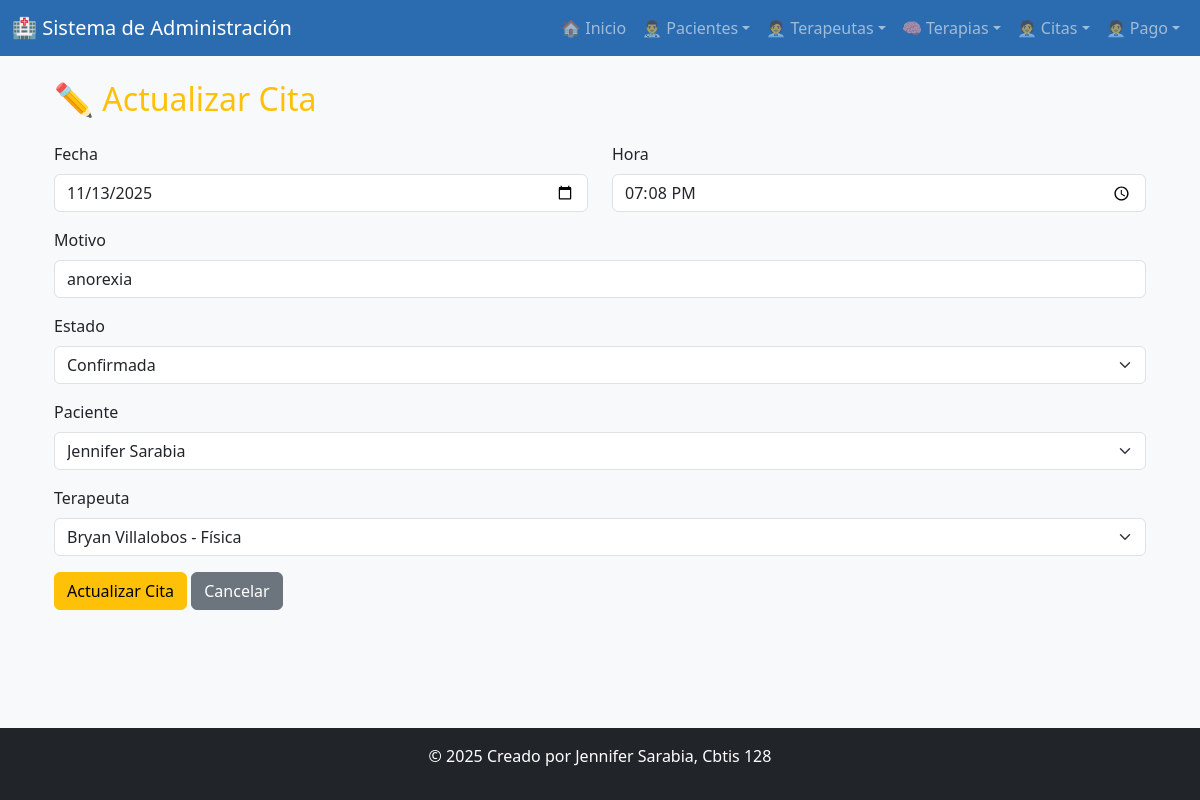
Screenshot of /actualizar_cita/3/ with the database file from the repository.
### app_paciente/models.py (models this page shows, shortened)
class Cita(models.Model):
    fecha = models.DateField()
    hora = models.TimeField()
    motivo = models.CharField(max_length=200)
    estado = models.CharField(max_length=50, choices=[
        ('pendiente', 'Pendiente'),
        ('confirmada', 'Confirmada'),
        ('cancelada', 'Cancelada'),
        ('finalizada', 'Finalizada'),
    ])
    paciente = models.ForeignKey('Paciente', on_delete=models.CASCADE)
    terapeuta = models.ForeignKey('Terapeuta', on_delete=models.CASCADE)

class Paciente(models.Model):
    nom_pac = models.CharField(max_length=100)
    ape_pac = models.CharField(max_length=100)
    edad_pac = models.PositiveIntegerField()
    genero_pac = models.CharField(max_length=20)
    tel_pac = models.CharField(max_length=15)
    correo_pac = models.EmailField(max_length=80, unique=True)
    direccion_pac = models.CharField(max_length=120)
    fecha_reg_pac = models.DateTimeField(auto_now_add=True)

class Terapeuta(models.Model):
    nom_tep = models.CharField(max_length=100)
    ape_tep = models.CharField(max_length=100)
    especialidad_tep = models.CharField(max_length=100, choices=[
        ('Física', 'Física'),
        ('Psicológica', 'Psicológica'),
        ('Ocupacional', 'Ocupacional'),
        ('Lenguaje', 'Lenguaje'),
        ('Otra', 'Otra'),
    ])
    tel_tep = models.CharField(max_length=15)
    correo_tep = models.EmailField(max_length=80, unique=True)
    horario_tep = models.CharField(max_length=50, default='Lunes a Viernes')
    experiencia_tep = models.PositiveIntegerField(help_text="Años de experiencia")

### app_paciente/views.py (the view, shortened to what this page needs)
# urls.py: path('actualizar_cita/<int:id>/', views.actualizar_cita, name='actualizar_cita'),
def actualizar_cita(request, id):
    cita = get_object_or_404(Cita, id=id)
    pacientes = Paciente.objects.all()
    terapeutas = Terapeuta.objects.all()
    return render(request, 'citas/actualizar_cita.html', {
        'cita': cita,
        'pacientes': pacientes,
        'terapeutas': terapeutas
    })

### app_paciente/templates/citas/actualizar_cita.html (shortened to what this page needs)
{% extends 'base.html' %}
{% block content %}
<div class="container mt-4">
  <h2 class="mb-4 text-warning">✏️ Actualizar Cita</h2>
  <form method="post">
    <div class="row mb-3">
      <div class="col-md-6">
        <label for="fecha" class="form-label">Fecha</label>
        <input type="date" id="fecha" name="fecha" class="form-control" value="{{ cita.fecha|date:'Y-m-d' }}" required>
      </div>
      <div class="col-md-6">
        <label for="hora" class="form-label">Hora</label>
        <input type="time" id="hora" name="hora" class="form-control" value="{{ cita.hora|time:'H:i' }}" required>
      </div>
    </div>
    <div class="mb-3">
      <label for="motivo" class="form-label">Motivo</label>
      <input type="text" id="motivo" name="motivo" class="form-control" value="{{ cita.motivo }}" required>
    </div>
    <div class="mb-3">
      <label for="estado" class="form-label">Estado</label>
      <select id="estado" name="estado" class="form-select">
        <option value="confirmada" {% if cita.estado == 'confirmada' %}selected{% endif %}>Confirmada</option>
      </select>
    </div>
    <div class="mb-3">
      <label for="paciente" class="form-label">Paciente</label>
      <select id="paciente" name="paciente" class="form-select">
        {% for p in pacientes %}
          <option value="{{ p.id }}" {% if p.id == cita.paciente.id %}selected{% endif %}>
            {{ p.nom_pac }} {{ p.ape_pac }}
          </option>
        {% endfor %}
      </select>
    </div>
    <div class="mb-3">
      <label for="terapeuta" class="form-label">Terapeuta</label>
      <select id="terapeuta" name="terapeuta" class="form-select">
        {% for t in terapeutas %}
          <option value="{{ t.id }}" {% if t.id == cita.terapeuta.id %}selected{% endif %}>
            {{ t.nom_tep }} {{ t.ape_tep }} - {{ t.especialidad_tep }}
          </option>
        {% endfor %}
      </select>
    </div>
    <button type="submit" class="btn btn-warning">Actualizar Cita</button>
    <a href="{% url 'ver_citas' %}" class="btn btn-secondary">Cancelar</a>
  </form>
</div>
{% endblock %}

### rows the page displays
Cita: fecha "11/13/2025", hora "19:08", motivo "anorexia", estado "Confirmada", paciente "Jennifer Sarabia", terapeuta "Bryan Villalobos - Física"
